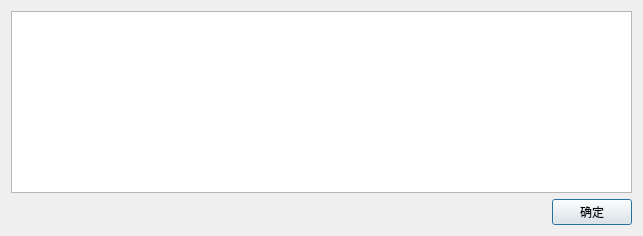
<?xml version="1.0" encoding="UTF-8"?>
<ui version="4.0">
 <class>Camera_set_gray</class>
 <widget class="QDialog" name="Camera_set_gray">
  <property name="geometry">
   <rect>
    <x>0</x>
    <y>0</y>
    <width>643</width>
    <height>236</height>
   </rect>
  </property>
  <property name="windowTitle">
   <string>标准灰度值</string>
  </property>
  <layout class="QGridLayout" name="gridLayout">
   <item row="0" column="0" colspan="2">
    <widget class="QTableView" name="Tb_Set_gray_show"/>
   </item>
   <item row="1" column="0">
    <spacer name="horizontalSpacer">
     <property name="orientation">
      <enum>Qt::Horizontal</enum>
     </property>
     <property name="sizeHint" stdset="0">
      <size>
       <width>541</width>
       <height>20</height>
      </size>
     </property>
    </spacer>
   </item>
   <item row="1" column="1">
    <widget class="QPushButton" name="pushButton">
     <property name="text">
      <string>确定</string>
     </property>
    </widget>
   </item>
  </layout>
 </widget>
 <resources/>
 <connections/>
</ui>
